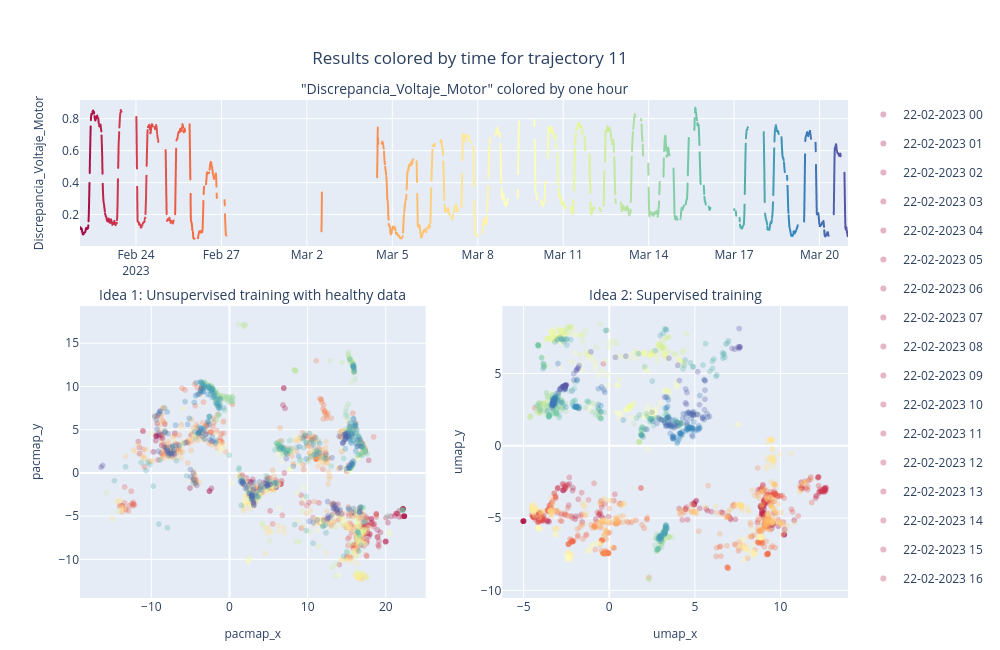

Notebook code for this chart:
### Markdown cell above
# Plotly

### Code cell
trajectory  = '11'
data1       = Embedding.clustersResults[trajectory]
data2       = SupervisedEmbedding.clustersResults[trajectory]
plotResultsPlotly(trajectory    = trajectory, 
                  data1         = data1, 
                  data2         = data2,
                  variable      = preData.new_manipulable_cr1[1],
                  algorithm_1   = 'pacmap',
                  algorithm_2   = 'umap',
                  palette       = 'Spectral',
                  color         = 'period')
